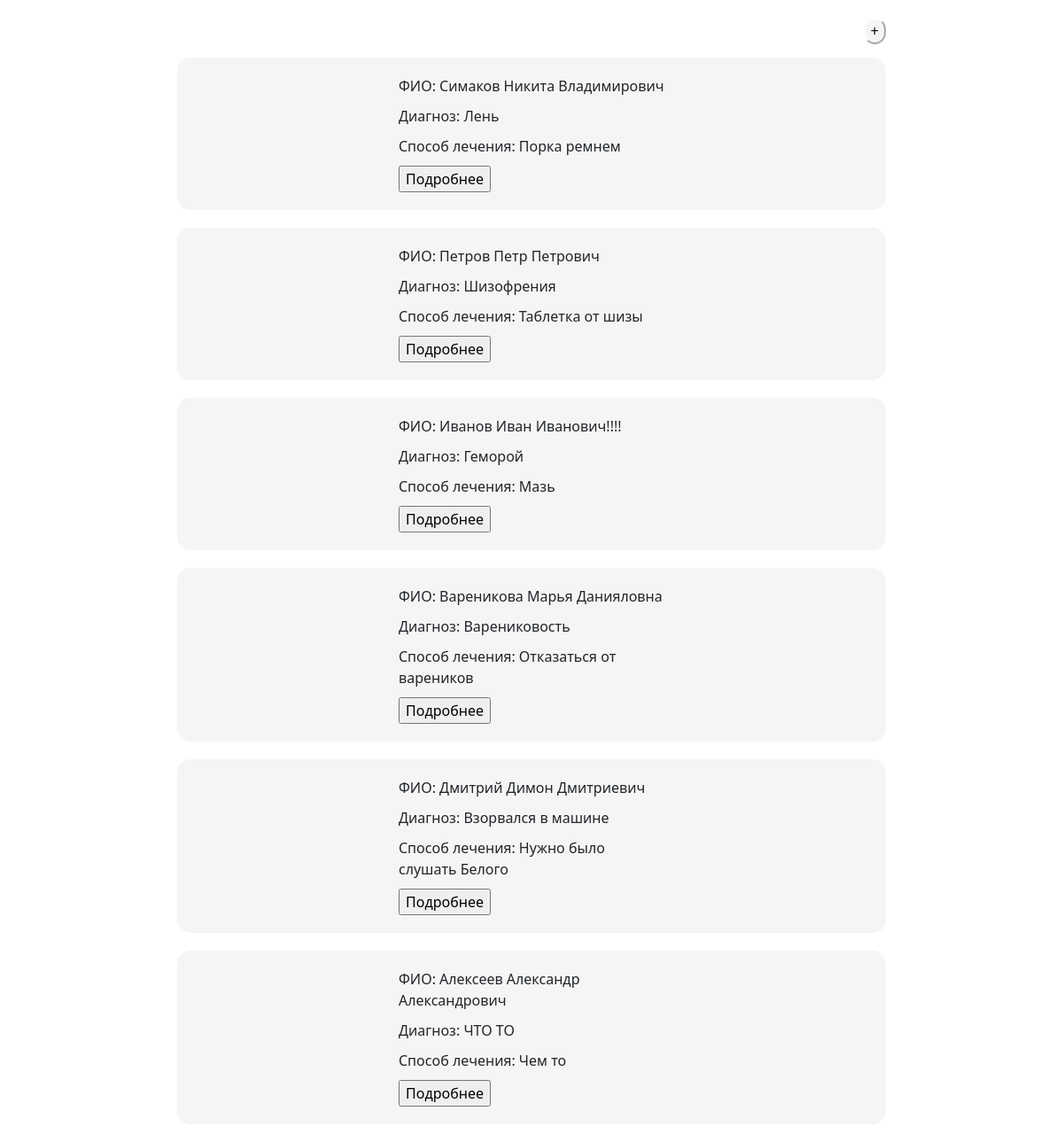
The page / on the database its author committed.
### medicine/models.py (models this page shows, shortened)
class Pacient(models.Model):
    NamePac = models.CharField("Имя пациента", max_length=70)
    Policy = models.CharField("Номер полиса", max_length=16)
    Birth = models.CharField("Дата рождения",max_length=10)
    Location = models.CharField("Адресс проживания", max_length=70)
    class Meta:
        verbose_name = "Пациент"
        verbose_name_plural = "Пациенты"

class Diagnosis(models.Model):
    Diagnos = models.CharField("Диангоз", max_length=70)
    Severity = models.IntegerField("Степень тяжести")
    diag_policy = models.ForeignKey('Pacient', on_delete=models.CASCADE, blank=True, null=True, verbose_name='Номер полиса')
    class Meta:
        verbose_name = "Диагноз"
        verbose_name_plural = "Диагнозы"

class Treatment(models.Model):
    MethodOfThreatment = models.CharField("Метод лечения", max_length=70)
    DurationOfTreat = models.CharField("Время лечения", max_length=70)
    treat_policy = models.ForeignKey('Pacient', on_delete=models.CASCADE, blank=True, null=True, verbose_name='Номер полиса')
    class Meta:
        verbose_name = "Лечение"
        verbose_name_plural = "Способы лечения"

### medicine/views.py (the view)
# urls.py: path('', views.main, name="home"),
def main(request):
    pacient = Pacient.objects.all()
    diagnosis = Diagnosis.objects.all()
    treatment = Treatment.objects.all()
    card = []
    for el1, el2, el3 in zip(pacient, diagnosis, treatment):
        card.append({'id': el1.id, 'name': el1.NamePac, 'diag': el2.Diagnos, 'treat': el3.MethodOfThreatment})
    return render(request, 'medicine/index.html',
                  {'pacient': pacient, 'treatment': treatment, 'diagnosis': diagnosis, 'card': card})

### medicine/templates/medicine/index.html (shortened to what this page needs)
{% load static %}
<!doctype html>
<html>
<head>
    <link rel="stylesheet" href="{% static 'medicine/main.css' %}">
    <link rel="stylesheet" href=" {%  static 'medicine/reset.css' %} ">
    <link rel="stylesheet" href="https://cdn.jsdelivr.net/npm/bootstrap@5.2.2/dist/css/bootstrap.min.css">
</head>
<body>
    <div class="container">
        <div class="container_inner">
            <div class="newPac">
                <input class="newPac_button" type="button" value="+" onclick="window.location.href='{% url 'New-pacient' %}'">
            </div>
            {% for el in card %}
                <div class="content">
                    <div class="content_inner">
                        <div class="main_content">
                             ФИО: {{ el.name }}
                        </div>
                        <div class="main_content">
                             Диагноз: {{ el.diag }}
                        </div>
                        <div class="main_content">
                            Способ лечения: {{ el.treat }}
                        </div>
                        <div class="content_button">
                            <input type="button" value="Подробнее"  onclick="window.location.href='{% url 'pacient-detail' el.id %} '">
                        </div>
                    </div>
                </div>
            {% endfor %}
        </div>
    </div>
</body>
</html>

### medicine/static/medicine/main.css (style rules this page uses)
.container_inner { justify-content: center; margin: 20px auto 20px auto; width: 800px; }
.content { justify-content: center; background-color: whitesmoke; margin-bottom: 20px; border-radius: 15px; }
.content_inner { margin: auto; width: 500px; padding: 20px 0px 20px 0px; }
.main_content { margin: auto; padding-bottom: 10px; width: 300px; }
.content_button { margin: auto; width: 300px; }
.newPac { justify-content: flex-end; display: flex; margin: 15px 0 15px 0; }
.newPac_button { align-items: end; border-radius: 25px; border-color: white ; background-color: whitesmoke; z-index: 1; box-shadow: white; }

### rows shown on the page
Pacient: name "Симаков Никита Владимирович"
Diagnosis: diag "Лень"
Treatment: treat "Порка ремнем"
Pacient: name "Петров Петр Петрович"
Diagnosis: diag "Шизофрения"
Treatment: treat "Таблетка от шизы"
Pacient: name "Иванов Иван Иванович!!!!"
Diagnosis: diag "Геморой"
Treatment: treat "Мазь"
Pacient: name "Вареникова Марья Данияловна"
Diagnosis: diag "Варениковость"
Treatment: treat "Отказаться от вареников"
Pacient: name "Дмитрий Димон Дмитриевич"
Diagnosis: diag "Взорвался в машине"
Treatment: treat "Нужно было слушать Белого"
Pacient: name "Алексеев Александр Александрович"
Diagnosis: diag "ЧТО ТО"
Treatment: treat "Чем то"
